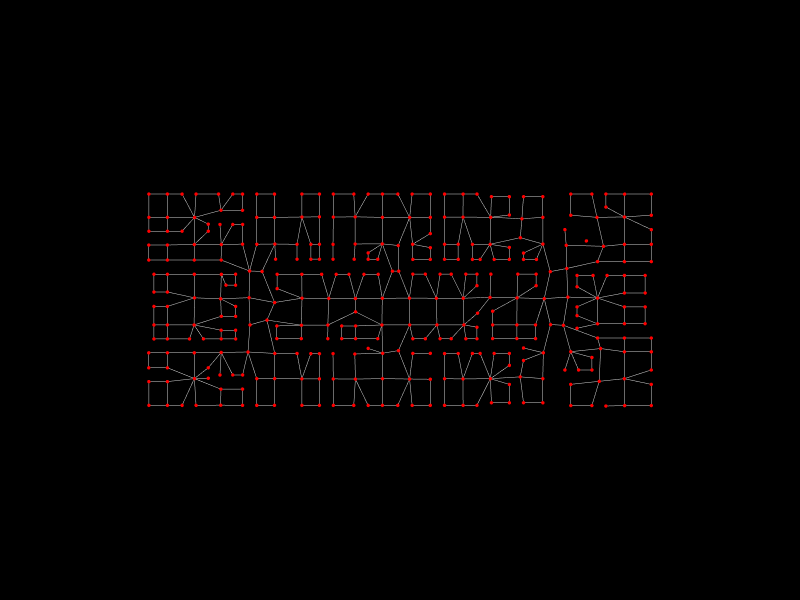

The notebook cell this image was saved under:
### Markdown cell above
## 13. Show the analysis graph

### Code cell
Topology.Show(analysis_graph,
              camera=[0,0,6],
              vertexSize=4,
              vertexColor="red",
              edgeColor="lightgrey",
              backgroundColor="black",
              width=800,
              height=600,
              renderer=renderer)

### Figure 1 — Plotly figure (JSON) as saved in the notebook; plotly's stock layout.template omitted (floating-point values rounded to 4 significant figures; data arrays with more than 128 entries replaced by an {"elided": "..."} marker saying what was removed)
{"data": [{"hoverinfo": "text", "legendgroup": "2", "legendrank": 2, "line": {"color": "lightgrey", "dash": "solid", "width": 1}, "marker": {"size": 0}, "mode": "lines", "name": "1: Untitled Graph (Edges)", "showlegend": false, "text": "", "type": "scatter3d", "x": {"elided": "1407 float values"}, "y": {"elided": "1407 float values"}, "z": {"elided": "1407 int values"}}, {"customdata": {"elided": "336 str values"}, "hoverinfo": "text", "hovertemplate": {"elided": "336 str values"}, "hovertext": {"elided": "336 str values"}, "legendgroup": "1", "legendrank": 1, "marker": {"color": {"elided": "336 str values"}, "line": {"width": 0}, "opacity": 1, "size": {"elided": "336 int values"}, "sizemode": "diameter", "symbol": "circle"}, "mode": "markers", "name": "1: Untitled Graph (Vertices)", "showlegend": false, "text": {"elided": "336 str values"}, "type": "scatter3d", "x": {"elided": "336 float values"}, "y": {"elided": "336 float values"}, "z": {"elided": "336 int values"}}], "layout": {"autosize": true, "height": 600, "margin": {"b": 40, "l": 40, "r": 40, "t": 40}, "paper_bgcolor": "#000000", "plot_bgcolor": "#000000", "scene": {"aspectmode": "data", "camera": {"center": {"x": 0, "y": 0, "z": 0}, "eye": {"x": 0, "y": 0, "z": 6}, "projection": {"type": "perspective"}, "up": {"x": 0, "y": 1, "z": 0}}, "xaxis": {"visible": false}, "yaxis": {"visible": false}, "zaxis": {"visible": false}}, "showlegend": true, "width": 800, "xaxis": {"showgrid": false, "visible": false, "zeroline": false}, "yaxis": {"showgrid": false, "visible": false, "zeroline": false}}}
